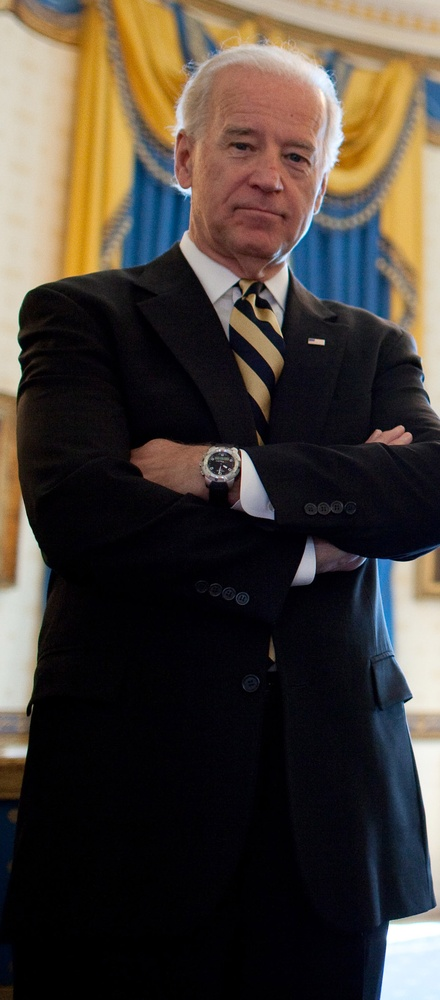
#> input picture openCV/biden.jpg, 440 x 1000 px, shrunk from 970 x 2204 before the run
$ python gradient_edge_detection.py --image biden.jpg   (older library calls are emulated)
#> lines starting #> are read from the running program, lines starting #| are printed output that depends on the picture
import numpy as np
import argparse
import cv2

# fetching the arguments and save in dictionary
ap = argparse.ArgumentParser()
ap.add_argument("-i", "--image", required = True, help = "Enter path to the image")
args = vars(ap.parse_args())

# loading and converting the image into numpy array
image = cv2.imread(args["image"])
#> image is the input picture: shape (1000, 440, 3); mean B, G, R 55.5, 62.7, 70.8

# convert image to greyscale
image = cv2.cvtColor(image, cv2.COLOR_BGR2GRAY)
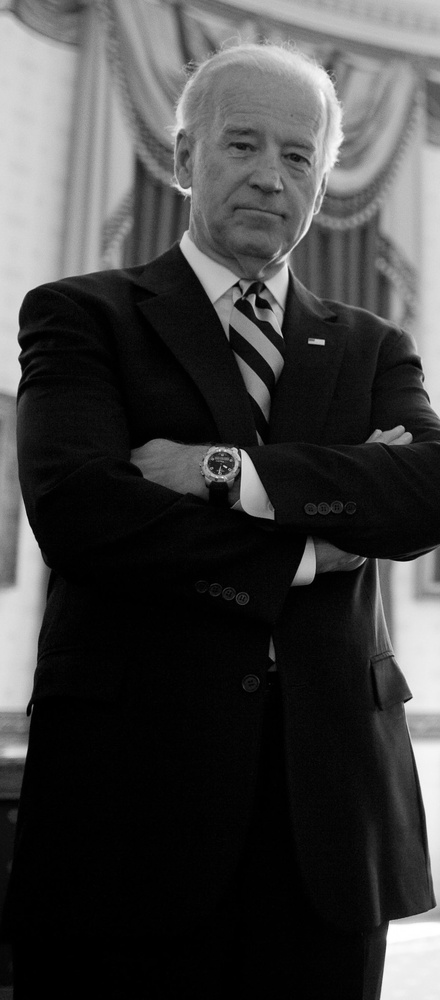
#> image: shape (1000, 440); min 0, max 255, mean 64.3

# laplace gradient detection
lap = cv2.Laplacian(image, cv2.CV_64F)

#convert back to 8 bit unsigned int
lap = np.uint8(np.absolute(lap))
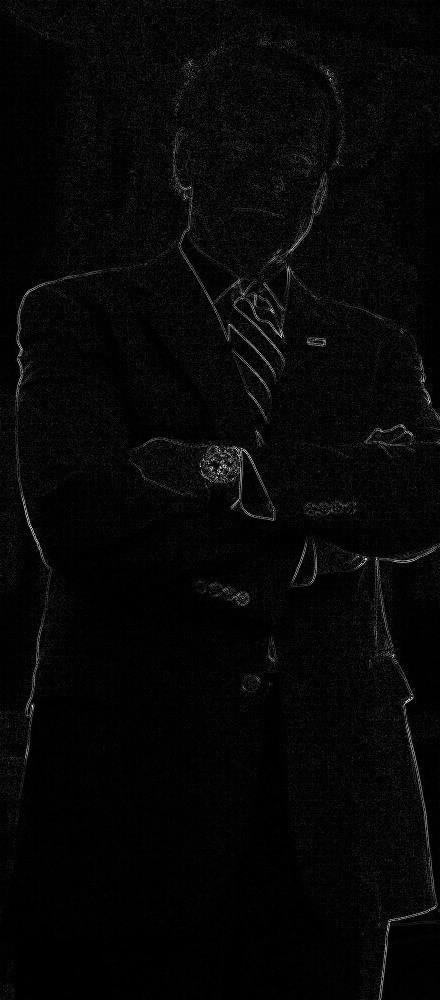
#> lap: shape (1000, 440); min 0, max 252, mean 7

cv2.imshow("Laplace Gradient Detection", lap)


# Sobel X and Y
sobelX = cv2.Sobel(image, cv2.CV_64F, 1, 0)
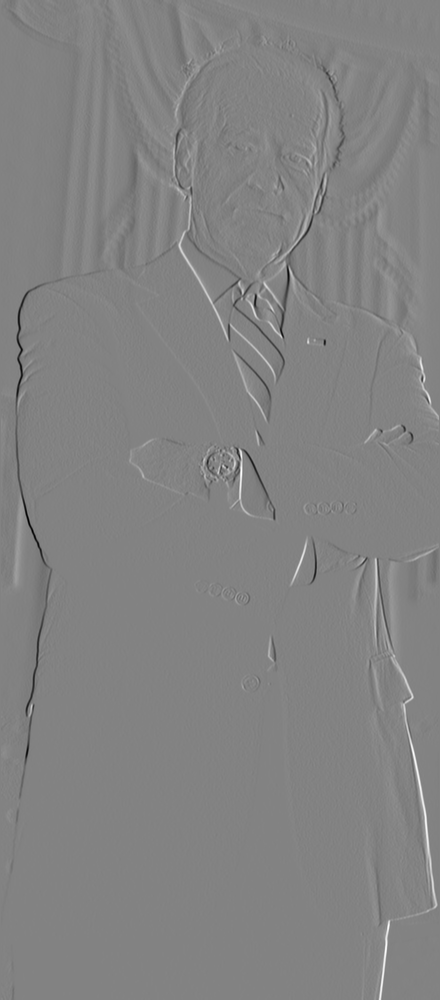
#> sobelX: shape (1000, 440) float64; min -860, max 819, mean 0.6; drawn with min black and max white
sobelY = cv2.Sobel(image, cv2.CV_64F, 0, 1)
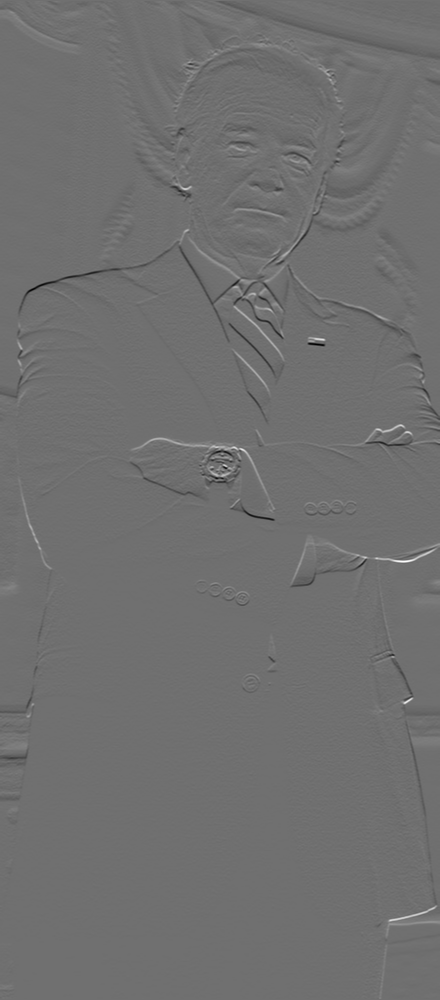
#> sobelY: shape (1000, 440) float64; min -698, max 890, mean -0.9; drawn with min black and max white

#convert back to 8 bit unsigned int
sobelX = np.uint8(np.absolute(sobelX))
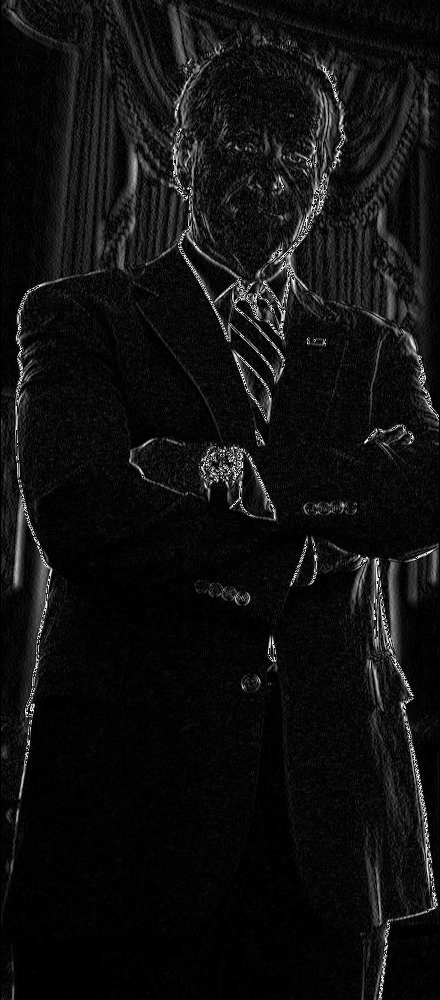
#> sobelX: shape (1000, 440); min 0, max 255, mean 16.3
sobelY = np.uint8(np.absolute(sobelY))
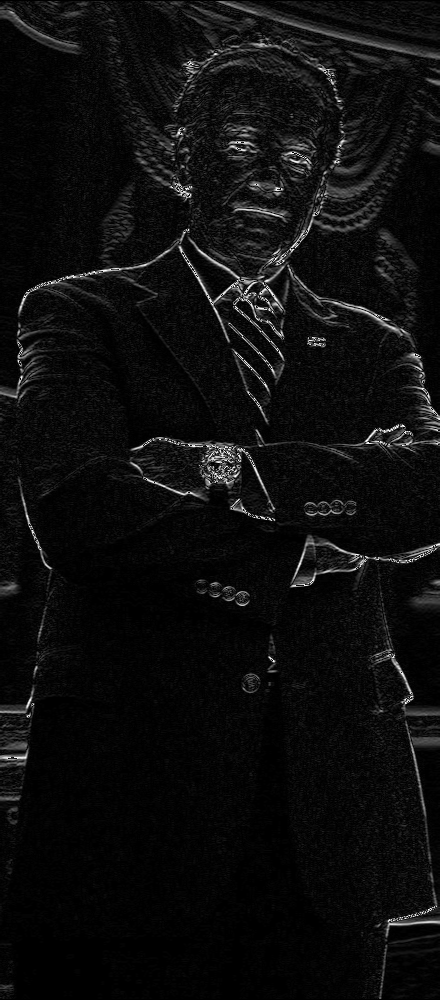
#> sobelY: shape (1000, 440); min 0, max 255, mean 13.6

sobelCombined = cv2.bitwise_or(sobelX, sobelY)
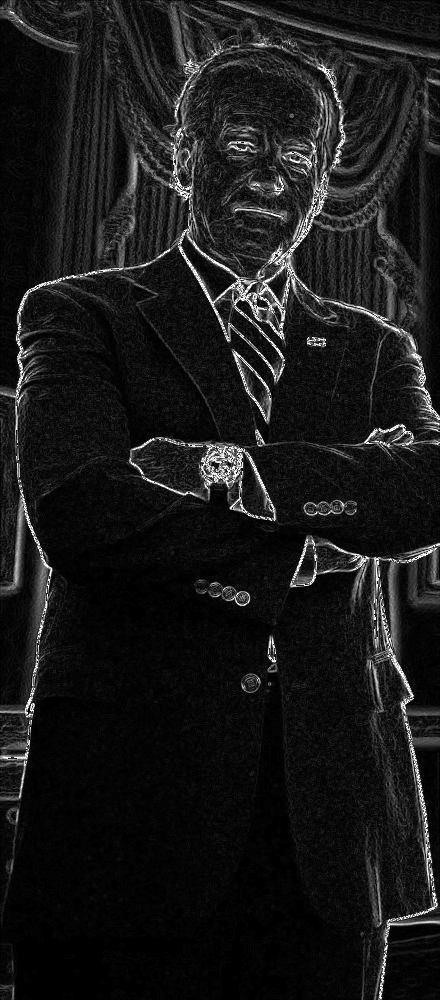
#> sobelCombined: shape (1000, 440); min 0, max 255, mean 24.9

cv2.imshow("Sobel X", sobelX)
cv2.imshow("Sobel Y", sobelY)
cv2.imshow("Sobel Combined", sobelCombined)

cv2.waitKey(0)

$ run again, on openCV/obama.jpg
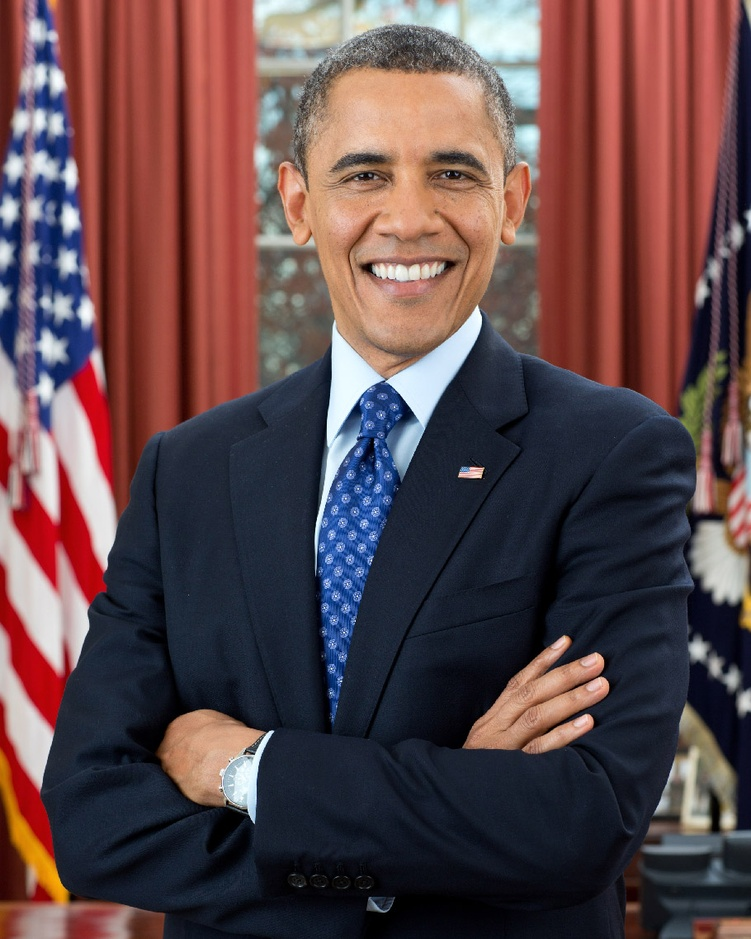
#> input picture openCV/obama.jpg, 751 x 939 px, shrunk from 910 x 1137 before the run
#> image is the input picture: shape (939, 751, 3); mean B, G, R 74.7, 71.7, 95
#> image: shape (939, 751)
#> `sobelX = cv2.Sobel(image, cv2.CV_64F, 1, 0)`:
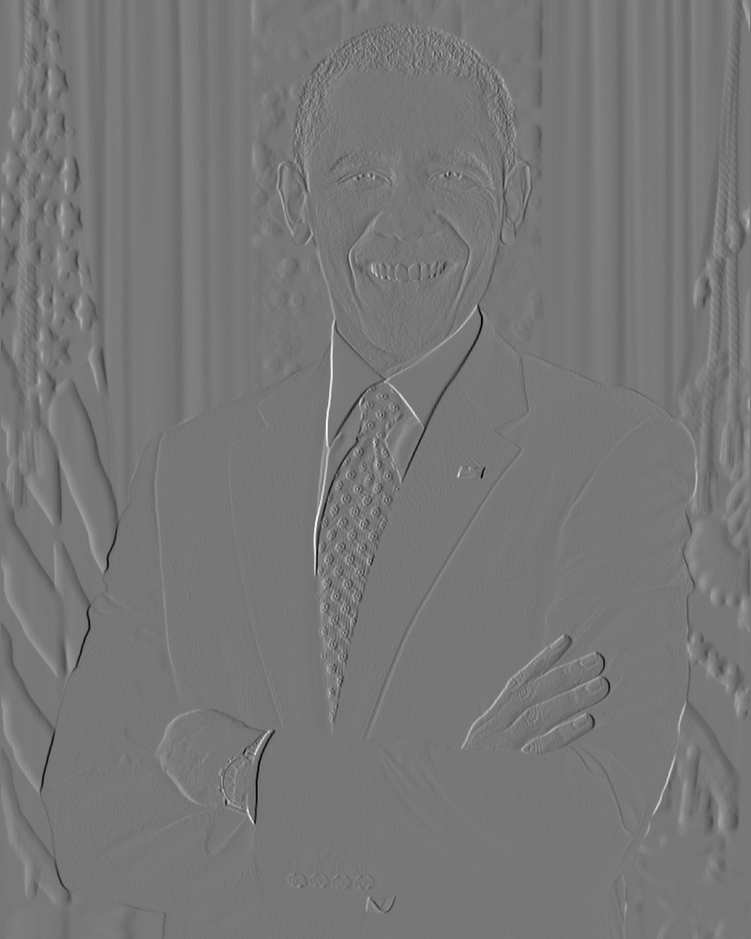
#> sobelX: shape (939, 751) float64; min -863, max 978, mean -0.2; drawn with min black and max white
#> `sobelCombined = cv2.bitwise_or(sobelX, sobelY)`:
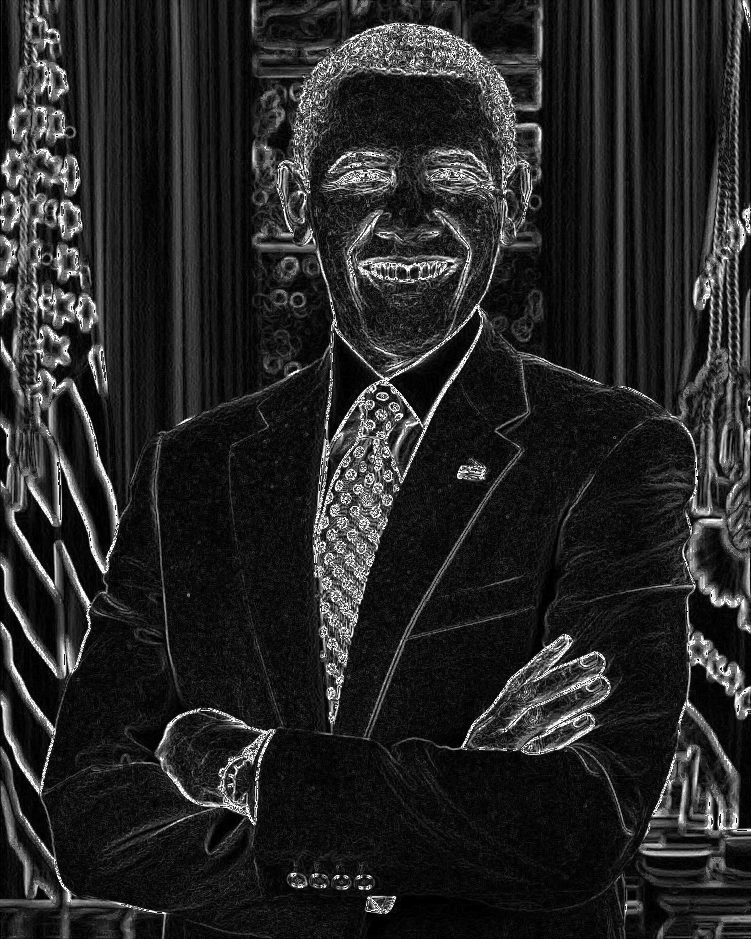
#> sobelCombined: shape (939, 751); min 0, max 255, mean 38.3
